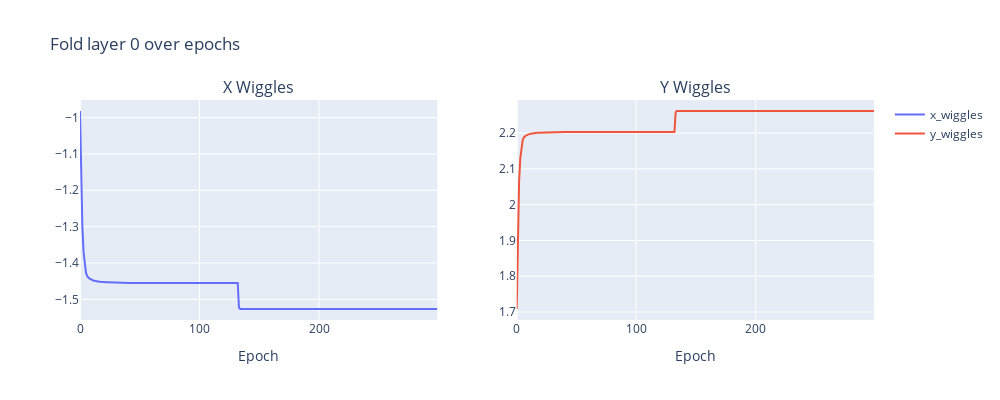
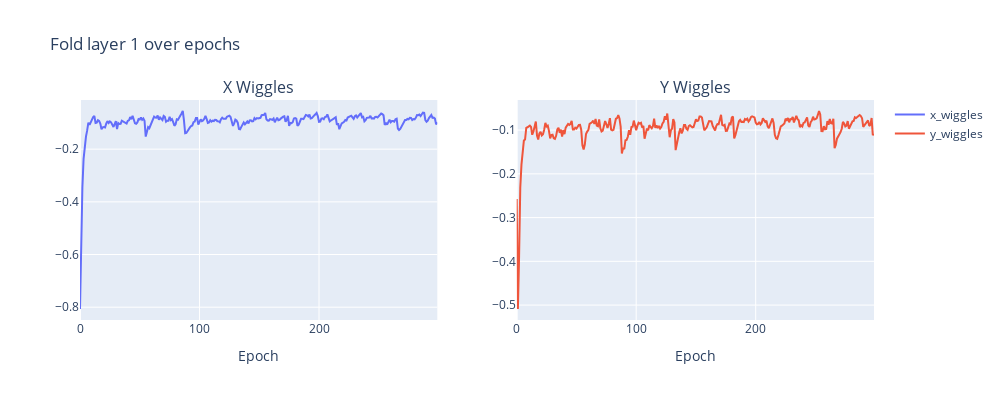
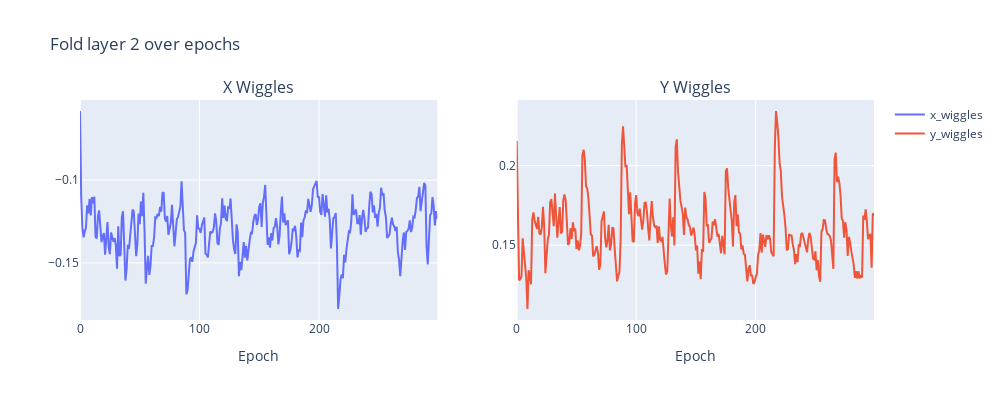
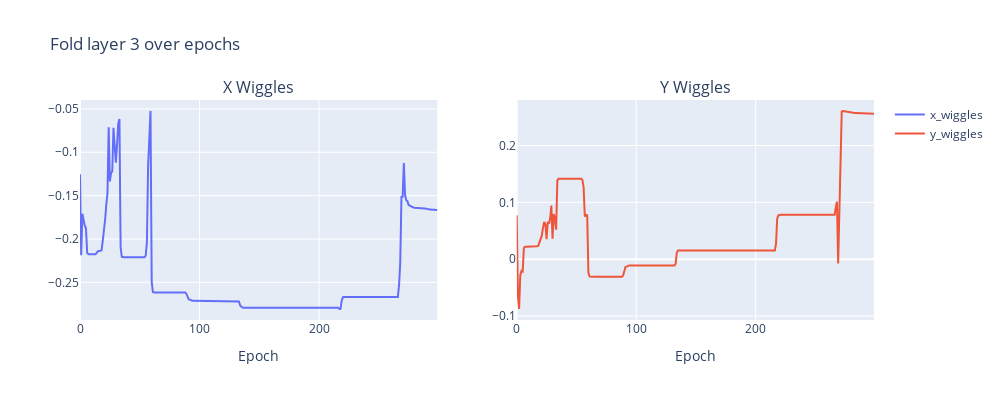

Notebook code cell kept with these figures, in order:
### Code cell
reimport("from vis_helpers import *", globals())
for l in range(layers):
    plot_wiggles(test.get_history("fold"), test.get_history("crease"), layer=l)

### Figure 1 — Plotly figure (JSON) as saved in the notebook; plotly's stock layout.template omitted (floating-point values rounded to 4 significant figures; data arrays with more than 128 entries replaced by an {"elided": "..."} marker saying what was removed)
{"data": [{"mode": "lines", "name": "x_wiggles", "type": "scatter", "xaxis": "x", "y": {"elided": "300 float values"}, "yaxis": "y"}, {"mode": "lines", "name": "y_wiggles", "type": "scatter", "xaxis": "x2", "y": {"elided": "300 float values"}, "yaxis": "y2"}], "layout": {"annotations": [{"font": {"size": 16}, "showarrow": false, "text": "X Wiggles", "x": 0.225, "xanchor": "center", "xref": "paper", "y": 1, "yanchor": "bottom", "yref": "paper"}, {"font": {"size": 16}, "showarrow": false, "text": "Y Wiggles", "x": 0.775, "xanchor": "center", "xref": "paper", "y": 1, "yanchor": "bottom", "yref": "paper"}], "height": 400, "title": {"text": "Fold layer 0 over epochs"}, "width": 1000, "xaxis": {"anchor": "y", "domain": [0, 0.45], "title": {"text": "Epoch"}}, "xaxis2": {"anchor": "y2", "domain": [0.55, 1], "title": {"text": "Epoch"}}, "yaxis": {"anchor": "x", "domain": [0, 1]}, "yaxis2": {"anchor": "x2", "domain": [0, 1]}}}

### Figure 2 — Plotly figure (JSON) as saved in the notebook; plotly's stock layout.template omitted (floating-point values rounded to 4 significant figures; data arrays with more than 128 entries replaced by an {"elided": "..."} marker saying what was removed)
{"data": [{"mode": "lines", "name": "x_wiggles", "type": "scatter", "xaxis": "x", "y": {"elided": "300 float values"}, "yaxis": "y"}, {"mode": "lines", "name": "y_wiggles", "type": "scatter", "xaxis": "x2", "y": {"elided": "300 float values"}, "yaxis": "y2"}], "layout": {"annotations": [{"font": {"size": 16}, "showarrow": false, "text": "X Wiggles", "x": 0.225, "xanchor": "center", "xref": "paper", "y": 1, "yanchor": "bottom", "yref": "paper"}, {"font": {"size": 16}, "showarrow": false, "text": "Y Wiggles", "x": 0.775, "xanchor": "center", "xref": "paper", "y": 1, "yanchor": "bottom", "yref": "paper"}], "height": 400, "title": {"text": "Fold layer 1 over epochs"}, "width": 1000, "xaxis": {"anchor": "y", "domain": [0, 0.45], "title": {"text": "Epoch"}}, "xaxis2": {"anchor": "y2", "domain": [0.55, 1], "title": {"text": "Epoch"}}, "yaxis": {"anchor": "x", "domain": [0, 1]}, "yaxis2": {"anchor": "x2", "domain": [0, 1]}}}

### Figure 3 — Plotly figure (JSON) as saved in the notebook; plotly's stock layout.template omitted (floating-point values rounded to 4 significant figures; data arrays with more than 128 entries replaced by an {"elided": "..."} marker saying what was removed)
{"data": [{"mode": "lines", "name": "x_wiggles", "type": "scatter", "xaxis": "x", "y": {"elided": "300 float values"}, "yaxis": "y"}, {"mode": "lines", "name": "y_wiggles", "type": "scatter", "xaxis": "x2", "y": {"elided": "300 float values"}, "yaxis": "y2"}], "layout": {"annotations": [{"font": {"size": 16}, "showarrow": false, "text": "X Wiggles", "x": 0.225, "xanchor": "center", "xref": "paper", "y": 1, "yanchor": "bottom", "yref": "paper"}, {"font": {"size": 16}, "showarrow": false, "text": "Y Wiggles", "x": 0.775, "xanchor": "center", "xref": "paper", "y": 1, "yanchor": "bottom", "yref": "paper"}], "height": 400, "title": {"text": "Fold layer 2 over epochs"}, "width": 1000, "xaxis": {"anchor": "y", "domain": [0, 0.45], "title": {"text": "Epoch"}}, "xaxis2": {"anchor": "y2", "domain": [0.55, 1], "title": {"text": "Epoch"}}, "yaxis": {"anchor": "x", "domain": [0, 1]}, "yaxis2": {"anchor": "x2", "domain": [0, 1]}}}

### Figure 4 — Plotly figure (JSON) as saved in the notebook; plotly's stock layout.template omitted (floating-point values rounded to 4 significant figures; data arrays with more than 128 entries replaced by an {"elided": "..."} marker saying what was removed)
{"data": [{"mode": "lines", "name": "x_wiggles", "type": "scatter", "xaxis": "x", "y": {"elided": "300 float values"}, "yaxis": "y"}, {"mode": "lines", "name": "y_wiggles", "type": "scatter", "xaxis": "x2", "y": {"elided": "300 float values"}, "yaxis": "y2"}], "layout": {"annotations": [{"font": {"size": 16}, "showarrow": false, "text": "X Wiggles", "x": 0.225, "xanchor": "center", "xref": "paper", "y": 1, "yanchor": "bottom", "yref": "paper"}, {"font": {"size": 16}, "showarrow": false, "text": "Y Wiggles", "x": 0.775, "xanchor": "center", "xref": "paper", "y": 1, "yanchor": "bottom", "yref": "paper"}], "height": 400, "title": {"text": "Fold layer 3 over epochs"}, "width": 1000, "xaxis": {"anchor": "y", "domain": [0, 0.45], "title": {"text": "Epoch"}}, "xaxis2": {"anchor": "y2", "domain": [0.55, 1], "title": {"text": "Epoch"}}, "yaxis": {"anchor": "x", "domain": [0, 1]}, "yaxis2": {"anchor": "x2", "domain": [0, 1]}}}
